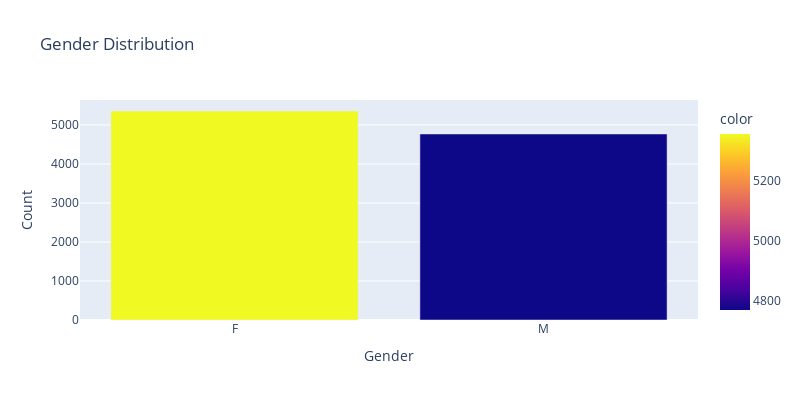

Notebook code cell kept with this figure:
### Code cell
# Gender Distribution

gender_dist = px.bar(x = df_drop["Gender"].value_counts().index, 
                y = df_drop["Gender"].value_counts().values,
                color_discrete_sequence= px.colors.qualitative.Antique,
                color= df_drop["Gender"].value_counts().values,
                title= "Gender Distribution",
                width= 800, height=400)

gender_dist.update_layout(showlegend=True,
                     xaxis_title="Gender", yaxis_title="Count")

gender_dist

### Figure 1 — Plotly figure (JSON) as saved in the notebook; plotly's stock layout.template omitted (floating-point values rounded to 4 significant figures)
{"data": [{"alignmentgroup": "True", "hovertemplate": "x=%{x}<br>y=%{y}<br>color=%{marker.color}<extra></extra>", "legendgroup": "", "marker": {"color": [5358, 4769], "coloraxis": "coloraxis", "pattern": {"shape": ""}}, "name": "", "offsetgroup": "", "orientation": "v", "showlegend": false, "textposition": "auto", "type": "bar", "x": ["F", "M"], "xaxis": "x", "y": [5358, 4769], "yaxis": "y"}], "layout": {"barmode": "relative", "coloraxis": {"colorbar": {"title": {"text": "color"}}, "colorscale": [[0, "#0d0887"], [0.1111, "#46039f"], [0.2222, "#7201a8"], [0.3333, "#9c179e"], [0.4444, "#bd3786"], [0.5556, "#d8576b"], [0.6667, "#ed7953"], [0.7778, "#fb9f3a"], [0.8889, "#fdca26"], [1, "#f0f921"]]}, "height": 400, "legend": {"tracegroupgap": 0}, "showlegend": true, "title": {"text": "Gender Distribution"}, "width": 800, "xaxis": {"anchor": "y", "domain": [0, 1], "title": {"text": "Gender"}}, "yaxis": {"anchor": "x", "domain": [0, 1], "title": {"text": "Count"}}}}
